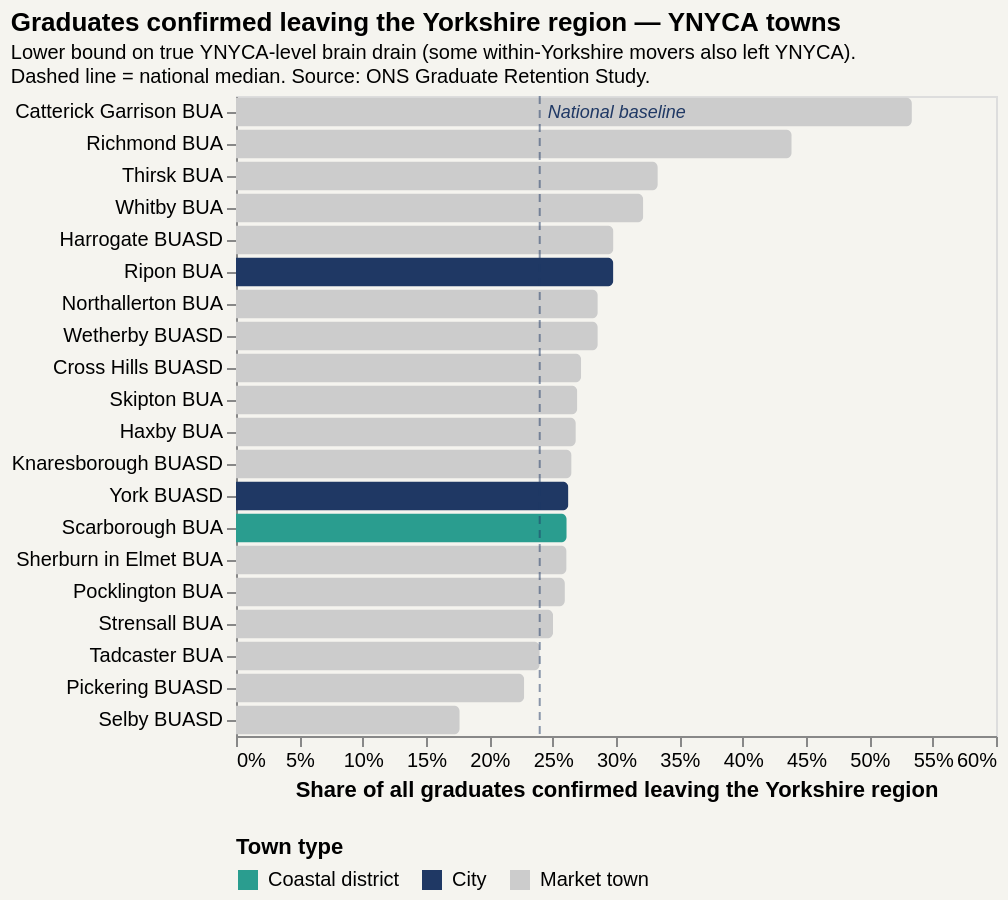

This figure's notebook cell:
### Code cell
flow["category"] = flow["town"].apply(
    lambda t: "Coastal district" if "Scarborough" in t
    else ("City" if any(c in t for c in ["York BUASD","Ripon"]) else "Market town")
)

COLOR_SCALE = alt.Scale(
    domain=["Coastal district", "City", "Market town"],
    range=[TEAL, NAVY, "#cccccc"],
)

bars = alt.Chart(flow).mark_bar(cornerRadiusEnd=3).encode(
    x=alt.X("pct_all_left_region:Q",
             title="Share of all graduates confirmed leaving the Yorkshire region",
             scale=alt.Scale(domain=[0, 0.6]),
             axis=alt.Axis(labelExpr="round(datum.value*100) + '%'", grid=False)),
    y=alt.Y("town:N", sort=alt.SortField("pct_all_left_region", "descending"),
             title=None, axis=alt.Axis(grid=False)),
    color=alt.Color("category:N", scale=COLOR_SCALE,
                    legend=alt.Legend(title="Town type", orient="bottom")),
    tooltip=[
        alt.Tooltip("town:N", title="Town"),
        alt.Tooltip("pct_movers:Q", title="% who moved at all", format=".1%"),
        alt.Tooltip("of_movers_left_region:Q", title="Of movers, % left region", format=".1%"),
        alt.Tooltip("pct_all_left_region:Q", title="All grads: % left region", format=".1%"),
        alt.Tooltip("pct_all_same_ttwa:Q", title="All grads: % moved, same TTWA", format=".1%"),
    ],
)

ref = alt.Chart(pd.DataFrame({"x": [nat_left_region]})).mark_rule(
    color=NAVY, strokeDash=[4, 3], opacity=0.5
).encode(x="x:Q")

ref_label = alt.Chart(pd.DataFrame({"x": [nat_left_region], "label": ["National baseline"]})).mark_text(
    align="left", dx=4, color=NAVY, fontSize=9, fontStyle="italic",
).encode(x="x:Q", y=alt.value(8), text="label:N")

chart_regional = (bars + ref + ref_label).properties(
    width=380, height=320,
    title=alt.TitleParams(
        text="Graduates confirmed leaving the Yorkshire region — YNYCA towns",
        subtitle=[
            "Lower bound on true YNYCA-level brain drain (some within-Yorkshire movers also left YNYCA).",
            "Dashed line = national median. Source: ONS Graduate Retention Study.",
        ],
        fontSize=13, subtitleFontSize=10, anchor="start",
    ),
).configure_view(strokeWidth=0).configure(background=BACKGROUND).configure_axis(grid=False)

chart_regional

### Figure 1 — Vega-Lite specification as saved in the notebook (floating-point values rounded to 4 significant figures)
{"$schema": "https://vega.github.io/schema/vega-lite/v5.20.1.json", "config": {"axis": {"grid": false}, "background": "#F5F4EF", "view": {"continuousHeight": 300, "continuousWidth": 300}}, "datasets": {"data-0cb3850a93284999187839cdc5b5a19c": [{"label": "National baseline", "x": 0.2398}], "data-dc8ee69fa8bd6d4cd16407ea95a34064": [{"x": 0.2398}], "data-fc4dfc1f00ea4123e4e4ce4bc511fe40": [{"category": "Market town", "of_movers_left_region": 0.8, "pct_all_left_region": 0.5336, "pct_all_same_ttwa": 0, "pct_movers": 0.667, "town": "Catterick Garrison BUA", "ttwa": "Northallerton"}, {"category": "Market town", "of_movers_left_region": 0.692, "pct_all_left_region": 0.4387, "pct_all_same_ttwa": 0, "pct_movers": 0.634, "town": "Richmond BUA", "ttwa": "Northallerton"}, {"category": "Market town", "of_movers_left_region": 0.75, "pct_all_left_region": 0.333, "pct_all_same_ttwa": 0, "pct_movers": 0.444, "town": "Thirsk BUA", "ttwa": "Northallerton"}, {"category": "Market town", "of_movers_left_region": 0.643, "pct_all_left_region": 0.3215, "pct_all_same_ttwa": 0, "pct_movers": 0.5, "town": "Whitby BUA", "ttwa": "Whitby"}, {"category": "Market town", "of_movers_left_region": 0.693, "pct_all_left_region": 0.298, "pct_all_same_ttwa": 0.04128, "pct_movers": 0.43, "town": "Harrogate BUASD", "ttwa": "Harrogate"}, {"category": "City", "of_movers_left_region": 0.56, "pct_all_left_region": 0.2979, "pct_all_same_ttwa": 0, "pct_movers": 0.532, "town": "Ripon BUA", "ttwa": "Harrogate"}, {"category": "Market town", "of_movers_left_region": 0.609, "pct_all_left_region": 0.2856, "pct_all_same_ttwa": 0, "pct_movers": 0.469, "town": "Northallerton BUA", "ttwa": "Northallerton"}, {"category": "Market town", "of_movers_left_region": 0.609, "pct_all_left_region": 0.2856, "pct_all_same_ttwa": 0, "pct_movers": 0.469, "town": "Wetherby BUASD", "ttwa": "Harrogate"}, {"category": "Market town", "of_movers_left_region": 0.5, "pct_all_left_region": 0.2725, "pct_all_same_ttwa": 0, "pct_movers": 0.545, "town": "Cross Hills BUASD", "ttwa": "Skipton"}, {"category": "Market town", "of_movers_left_region": 0.667, "pct_all_left_region": 0.2695, "pct_all_same_ttwa": 0, "pct_movers": 0.404, "town": "Skipton BUA", "ttwa": "Skipton"}, {"category": "Market town", "of_movers_left_region": 0.524, "pct_all_left_region": 0.2683, "pct_all_same_ttwa": 0.1464, "pct_movers": 0.512, "town": "Haxby BUA", "ttwa": "York"}, {"category": "Market town", "of_movers_left_region": 0.581, "pct_all_left_region": 0.2649, "pct_all_same_ttwa": 0.07342, "pct_movers": 0.456, "town": "Knaresborough BUASD", "ttwa": "Harrogate"}, {"category": "City", "of_movers_left_region": 0.717, "pct_all_left_region": 0.2624, "pct_all_same_ttwa": 0.04282, "pct_movers": 0.366, "town": "York BUASD", "ttwa": "York"}, {"category": "Coastal district", "of_movers_left_region": 0.603, "pct_all_left_region": 0.2611, "pct_all_same_ttwa": 0.03204, "pct_movers": 0.433, "town": "Scarborough BUA", "ttwa": "Scarborough"}, {"category": "Market town", "of_movers_left_region": 0.5, "pct_all_left_region": 0.261, "pct_all_same_ttwa": 0, "pct_movers": 0.522, "town": "Sherburn in Elmet BUA", "ttwa": "York"}, {"category": "Market town", "of_movers_left_region": 0.467, "pct_all_left_region": 0.2597, "pct_all_same_ttwa": 0, "pct_movers": 0.556, "town": "Pocklington BUA", "ttwa": "York"}, {"category": "Market town", "of_movers_left_region": 0.467, "pct_all_left_region": 0.2503, "pct_all_same_ttwa": 0.1785, "pct_movers": 0.536, "town": "Strensall BUA", "ttwa": "York"}, {"category": "Market town", "of_movers_left_region": 0.545, "pct_all_left_region": 0.2398, "pct_all_same_ttwa": 0, "pct_movers": 0.44, "town": "Tadcaster BUA", "ttwa": "York"}, {"category": "Market town", "of_movers_left_region": 0.385, "pct_all_left_region": 0.2275, "pct_all_same_ttwa": 0, "pct_movers": 0.591, "town": "Pickering BUASD", "ttwa": "Malton"}, {"category": "Market town", "of_movers_left_region": 0.375, "pct_all_left_region": 0.1766, "pct_all_same_ttwa": 0.1474, "pct_movers": 0.471, "town": "Selby BUASD", "ttwa": "York"}]}, "height": 320, "layer": [{"data": {"name": "data-fc4dfc1f00ea4123e4e4ce4bc511fe40"}, "encoding": {"color": {"field": "category", "legend": {"orient": "bottom", "title": "Town type"}, "scale": {"domain": ["Coastal district", "City", "Market town"], "range": ["#2A9D8F", "#1F3864", "#cccccc"]}, "type": "nominal"}, "tooltip": [{"field": "town", "title": "Town", "type": "nominal"}, {"field": "pct_movers", "format": ".1%", "title": "% who moved at all", "type": "quantitative"}, {"field": "of_movers_left_region", "format": ".1%", "title": "Of movers, % left region", "type": "quantitative"}, {"field": "pct_all_left_region", "format": ".1%", "title": "All grads: % left region", "type": "quantitative"}, {"field": "pct_all_same_ttwa", "format": ".1%", "title": "All grads: % moved, same TTWA", "type": "quantitative"}], "x": {"axis": {"grid": false, "labelExpr": "round(datum.value*100) + '%'"}, "field": "pct_all_left_region", "scale": {"domain": [0, 0.6]}, "title": "Share of all graduates confirmed leaving the Yorkshire region", "type": "quantitative"}, "y": {"axis": {"grid": false}, "field": "town", "sort": {"field": "pct_all_left_region", "order": "descending"}, "title": null, "type": "nominal"}}, "mark": {"cornerRadiusEnd": 3, "type": "bar"}}, {"data": {"name": "data-dc8ee69fa8bd6d4cd16407ea95a34064"}, "encoding": {"x": {"field": "x", "type": "quantitative"}}, "mark": {"color": "#1F3864", "opacity": 0.5, "strokeDash": [4, 3], "type": "rule"}}, {"data": {"name": "data-0cb3850a93284999187839cdc5b5a19c"}, "encoding": {"text": {"field": "label", "type": "nominal"}, "x": {"field": "x", "type": "quantitative"}, "y": {"value": 8}}, "mark": {"align": "left", "color": "#1F3864", "dx": 4, "fontSize": 9, "fontStyle": "italic", "type": "text"}}], "title": {"anchor": "start", "fontSize": 13, "subtitle": ["Lower bound on true YNYCA-level brain drain (some within-Yorkshire movers also left YNYCA).", "Dashed line = national median. Source: ONS Graduate Retention Study."], "subtitleFontSize": 10, "text": "Graduates confirmed leaving the Yorkshire region — YNYCA towns"}, "width": 380}
